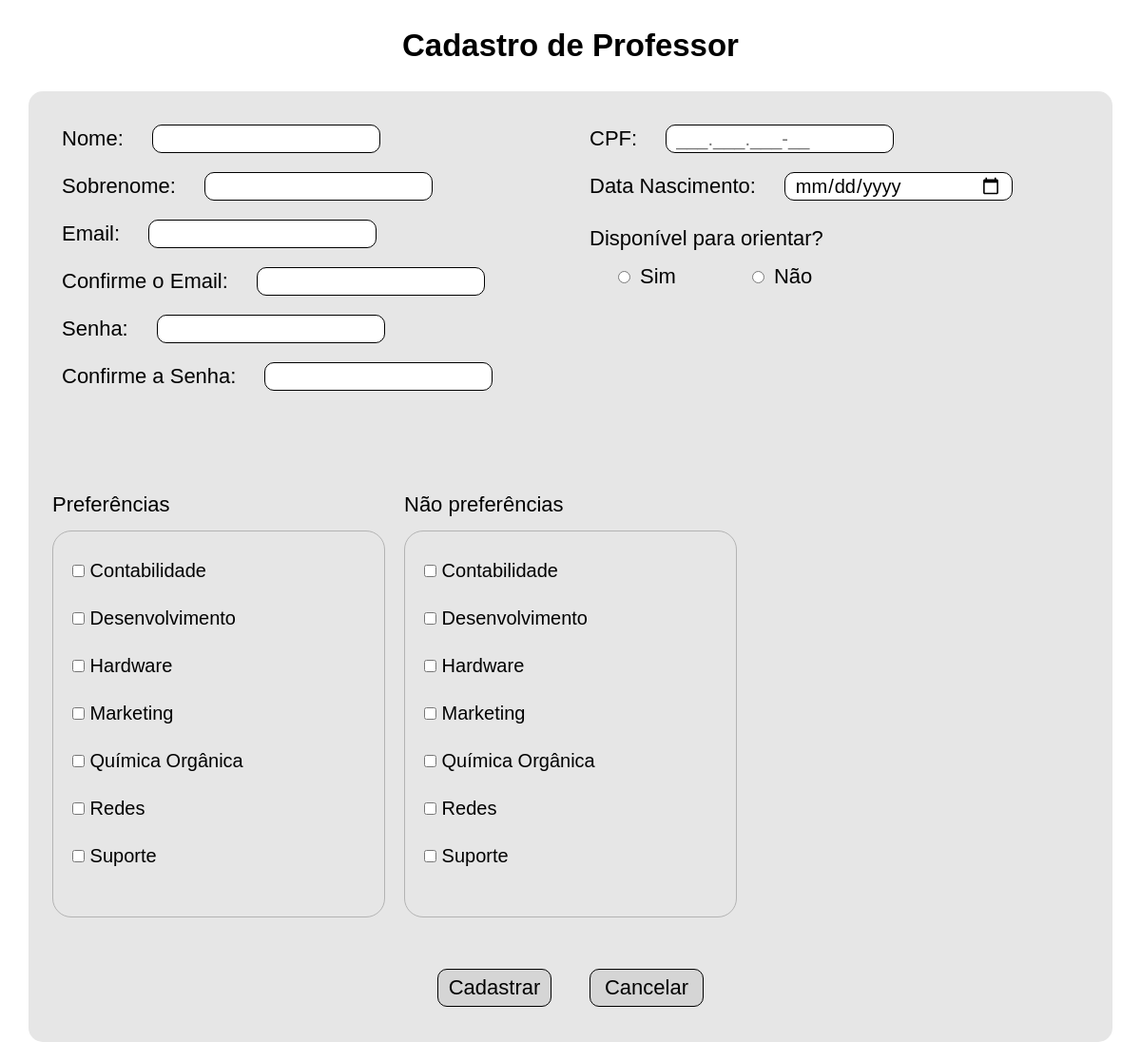
Before: /pages/cadastrar/cadastroProfessor.php with the older database file.
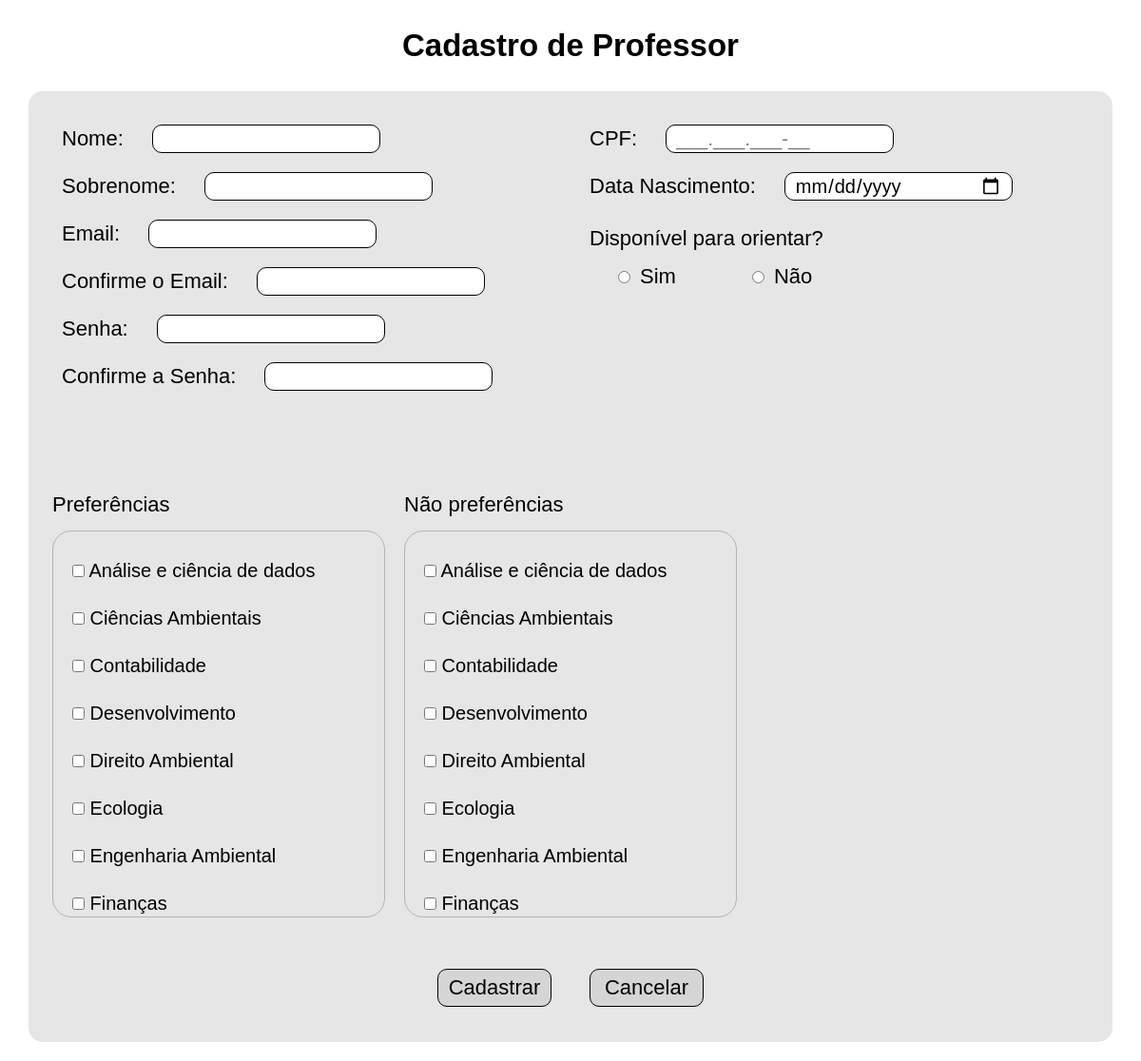
After: the same page with the newer database file.
### tables this page shows
CREATE TABLE `preferencia` (
  `ID_Preferencia` int(11) NOT NULL,
  `Descricao` varchar(100) DEFAULT NULL,
  `ID_Curso` int(11) DEFAULT NULL
);

### src/bd/MySQL.php (called while the page is built, shortened)
<?php
class MySQL {
	private $connection;
	public function __construct() {
		$this->connection = new \mysqli(HOST, USUARIO, SENHA, BANCO);
		$this->connection->set_charset("utf8");
	}
	public function search(string $sql, string $types, array $params) : array {
		$stmt = $this->connection->prepare($sql);
		$stmt->execute();
		$result = $stmt->get_result();
    	return $result ? $result->fetch_all(MYSQLI_ASSOC) : [];
	}
}
?>

### src/classes/Preferencia.php (called while the page is built, shortened)
<?php
class Preferencia {
    private int $idPreferencia;
    private string $descricao;
    public function __construct(string $descricao) {
        $this->descricao = $descricao;
    }
    public static function findAllPreferencias() : array {
        $connection = new MySQL();
        $preferencias = [];
        $tipos = "";
        $params = [];
        $sql = "SELECT * FROM preferencia p ORDER BY p.Descricao";
        $resultados = $connection->search($sql, $tipos, $params);
        foreach($resultados as $resultado) {
            $preferencia = new Preferencia($resultado["Descricao"]);
            $preferencia->setIdPreferencia($resultado["ID_Preferencia"]);
            $preferencias[] = $preferencia;
        }
        return $preferencias;
    }
    public function getIdPreferencia() : int {
        return $this->idPreferencia;
    }
    public function setIdPreferencia($idPreferencia) : void {
        $this->idPreferencia = $idPreferencia;
    }
    public function getDescricao() : string {
        return $this->descricao;
    }
}
?>

### pages/cadastrar/cadastroProfessor.php (the view, shortened to what the changed rows need)
<?php
$preferencias = Preferencia::findAllPreferencias();
?>
<!DOCTYPE html>
<html lang="pt-BR">
<head>
    <link rel="stylesheet" href="./../../src/styles/reset.css">
    <link rel="stylesheet" href="./../../src/styles/styleCadastro.css">
</head>
<body>
    <div class="container">
        <header>
            <h1>Cadastro de Professor</h1>
        </header>
        <main>
            <form action="./cadastroProfessor.php" method="post">
                <section class="preferencias">
                    <section>
                        <div>
                            <?php
                            foreach ($preferencias as $preferencia) {
                                echo "<label><input type='checkbox' name='preferencias[]' value={$preferencia->getIdPreferencia()}> {$preferencia->getDescricao()}</label>";
                            }
                            ?>
                        </div>
                    </section>
                    <section>
                        <div>
                            <?php
                            foreach ($preferencias as $preferencia) {
                                echo "<label><input type='checkbox' name='naoPreferencias[]' value={$preferencia->getIdPreferencia()}> {$preferencia->getDescricao()}</label>";
                            }
                            ?>
                        </div>
                    </section>
                </section>
            </form>
        </main>
    </div>
</body>
</html>

Changed rows visible on the page:
no longer on this page (row unchanged): preferencia: Descricao "Hardware"
no longer on this page (row unchanged): preferencia: Descricao "Marketing"
no longer on this page (row unchanged): preferencia: Descricao "Química Orgânica"
no longer on this page (row unchanged): preferencia: Descricao "Redes"
no longer on this page (row unchanged): preferencia: Descricao "Suporte"
added preferencia: Descricao "Análise e ciência de dados"
added preferencia: Descricao "Ciências Ambientais"
added preferencia: Descricao "Direito Ambiental"
added preferencia: Descricao "Ecologia"
added preferencia: Descricao "Engenharia Ambiental"
added preferencia: Descricao "Finanças"
